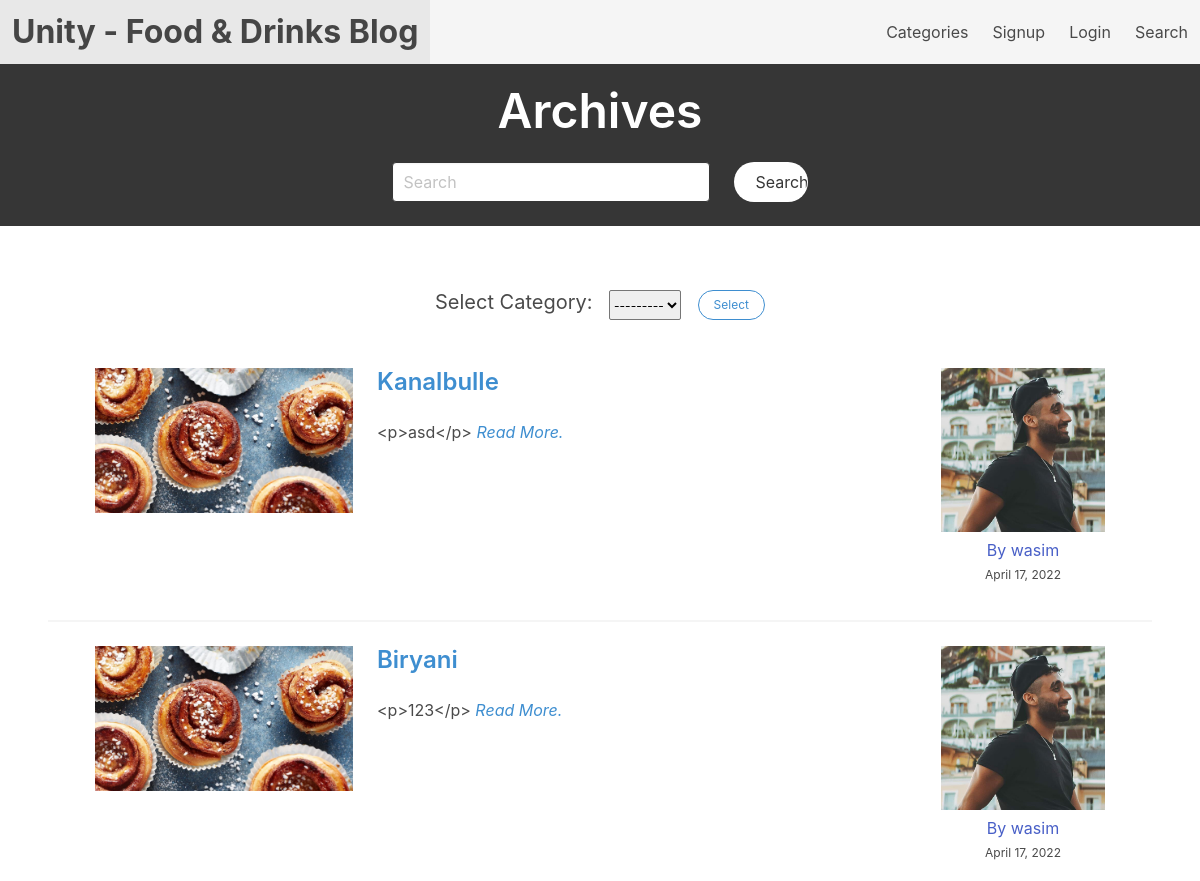
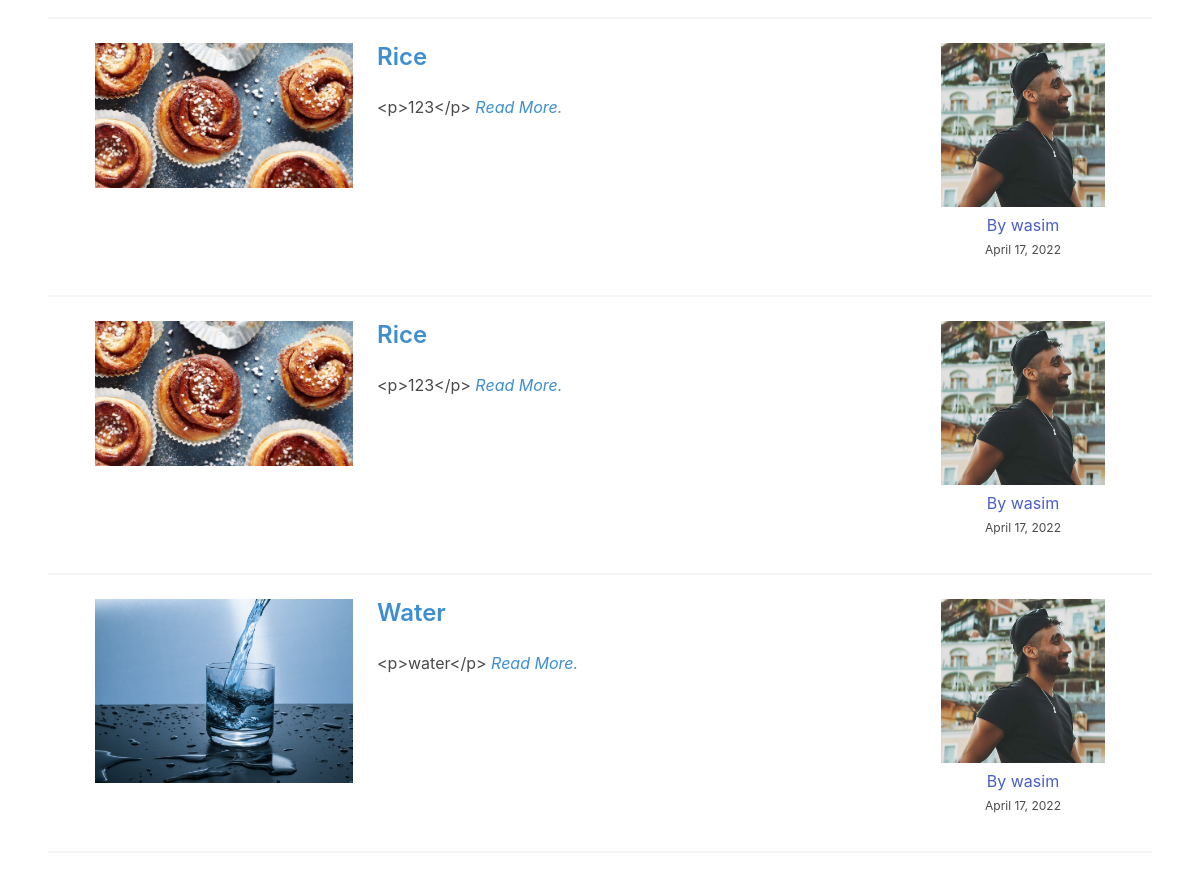
/archives/, run on the app's committed database (2 pictures, top to bottom).
### blog/models.py (models this page shows, shortened)
class Post(models.Model):
	STATUS_CHOICES = [
        ('draft', 'draft'),
        ('published', 'published'),
    ]
	category = models.ForeignKey(Category, on_delete=models.CASCADE, related_name='posts')
	profile = models.ForeignKey(Profile, on_delete=models.CASCADE, related_name="profile_posts")
	author = models.ForeignKey(User, on_delete=models.CASCADE, related_name="user_posts")
	title = models.CharField(max_length=1000)
	description = models.CharField(max_length=1000)
	body = RichTextField()
	slug = models.SlugField()
	header_image = models.ImageField(upload_to='imgs/', blank=True, null=True)
	pub_date = models.DateField(auto_now_add=True)
	is_featured = models.BooleanField(default=False)
	status = models.CharField(max_length=12, choices=STATUS_CHOICES, default='draft')
	objects = models.Manager()
	published = PublishedPostsManager()
	featured = FeaturedPostManager()

class Profile(models.Model):
	user = models.OneToOneField(User, on_delete=models.CASCADE, related_name="profile")
	photo = models.ImageField(upload_to='imgs/', blank=True, null=True)
	intro = models.TextField(max_length=1000)
	location = models.CharField(max_length=30, blank=True, null=True)
	birth_date = models.DateField(null=True, blank=True)

### blog/views.py (the view, shortened to what this page needs)
# urls.py: path('archives/', views.archives, name='archives'),
def archives(request):
	ctgry = None
	categry = None
	posts = Post.published.all().order_by('-pub_date')
	form = Select_Category()
	context = {
		'posts' : posts,
		'form': form,
	}
	return render (request, 'blog/archives.html', context)

### blog/forms.py
class Select_Category(forms.Form):
	ctgry = forms.ModelChoiceField(queryset=Category.objects.all())
	class Meta:
		fields = ['ctgry']

### blog/models.py (called while the page is built)
    def __str__(self):
        return self.name

    def get_queryset(self):
        return super().get_queryset().filter(status='published')

### templates/blog/archives.html (shortened to what this page needs)
{% extends 'base_with_content.html' %}
{% load static %}
{% load widget_tweaks %}
{% block 'hero' %}
	<div class="columns is-centered has-text-centered mt-6">
		<div class="column is-5">
			<h2 class="title is-size-1">Archives</h2>
		</div>
	</div>
	<div class="columns is-centered">
		<div class="column is-6">
			<form action="{% url 'search' %}">
				<div class="columns is-centered">
					<div class="column is-7">
						<input class="input is-dark" name="searched" type="text" placeholder="Search">
					</div>
					<div class="column is-2">
						<input type="submit" class="button is-rounded is-dark is-fullwidth is-inverted" value="Search">
					</div>
				</div>
			</form>
		</div>
	</div>
{% endblock %}
{% block 'content' %}
	<div class="container has-text-centered mt-4 mb-6">
		<form method="post">
			<div class="field">
				<div class="control">
					<span class="subtitle is-size-5">Select Category:</span>
					<span class="ml-3 mr-3">{% render_field form.ctgry class='select is-info is-small' %}</span>
					<span><button type="submit" class="button is-rounded is-small is-info is-outlined">Select</button></span>
				</div>
			</div>
		</form>
	</div>
	{% for post in posts %}
		<div class="columns is-centered">
			<div class="column is-3">
				{% if post.header_image %}
					<figure class="image is-156x156 is-inline-block">
					 	<img class="" src="{{ post.header_image.url }}">
					</figure>
				{% else %}
					<figure class="image is-156x156 is-inline-block">
					 	<img src="{% static 'blog/de.v1.jpg' %}">
					</figure>
				{% endif %}
			</div>
			<div class="column is-6">
				<div class="content">
					<div class="content">
						<a href="{% url 'detail' post_id=post.id %}"><span class="title has-text-info is-size-4">{{ post.title }}</span></a>
					</div>
					<p>
						{{ post.body|truncatewords:50 }}
						<span><a class="has-text-info" href="{% url 'detail' post_id=post.id %}"><em> Read More.</em></a></span>
					</p>
				</div>
			</div>
			<div class="column is-2">
				<a href="{% url 'user_page' profile_id=post.author.profile.id %}">
					{% if post.author.profile.photo %}
						<figure class="image is-inline-block">
						 	<img class="is-96x96" src="{{ post.author.profile.photo.url }}">
						</figure>
					{% else %}
						<figure class="image is-inline-block">
						 	<img src="{% static 'blog/default.jpg' %}">
						</figure>
					{% endif %}
				</a>
				<div class="content has-text-centered">
					<a href="{% url 'user_page' profile_id=post.author.profile.id %}">By {{ post.author.username }}</a>
					<p class="help">{{ post.pub_date }}</p>
				</div>
			</div>
		</div><hr>
	{% endfor %}
{% endblock %}

### data on the page
Post: header_image (picture), title "Kanalbulle", body "<p>asd</p>", author.profile.photo (picture), author.username "wasim", pub_date "April 17, 2022"
Post: header_image (picture), title "Biryani", body "<p>123</p>", author.profile.photo (picture), author.username "wasim", pub_date "April 17, 2022"
Post: header_image (picture), title "Rice", body "<p>123</p>", author.profile.photo (picture), author.username "wasim", pub_date "April 17, 2022"
Post: header_image (picture), title "Rice", body "<p>123</p>", author.profile.photo (picture), author.username "wasim", pub_date "April 17, 2022"
Post: header_image (picture), title "Water", body "<p>water</p>", author.profile.photo (picture), author.username "wasim", pub_date "April 17, 2022"
